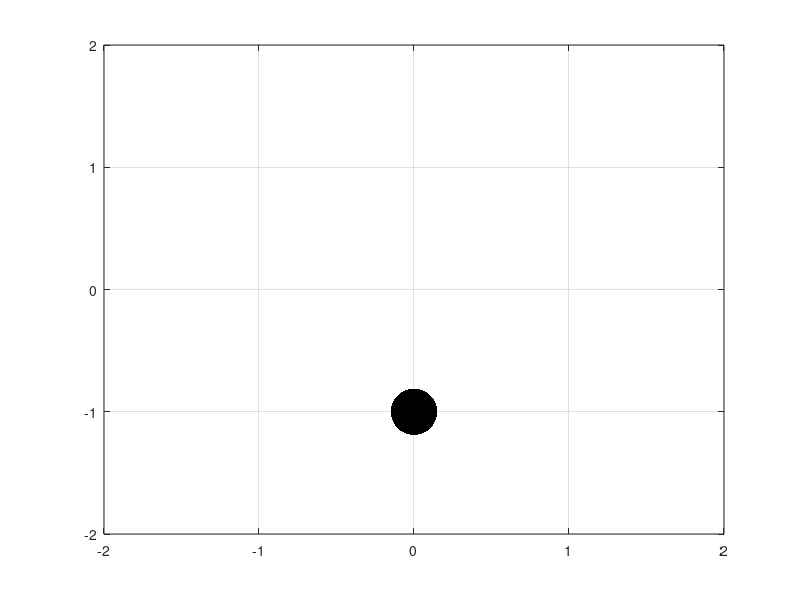

Source code (MATLAB):
x = 0;
y = 0;
plot(x,y,'b.','MarkerSize', 100)
grid on
axis([-2 2 -2 2])
pause(.5)


for v = 1:20
    
    
    num = randi([0 3])
    

    if num == 0
        
         num = num * 0;
         x = 0;
         y = 1;
         plot(x,y,'k.','MarkerSize', 100)
         grid on
         axis([-2 2 -2 2])
         pause(.5)
                       
    elseif num == 1
       
        
        num = num * 1;
         x = 1;
         y = 0;
         plot(x,y,'k.','MarkerSize', 100)
         grid on
         axis([-2 2 -2 2])
         pause(.5)
    
    elseif num == 2
       
        
        num = num * 2;
         x = 0;
         y = -1;
         plot(x,y,'k.','MarkerSize', 100)
         grid on
         axis([-2 2 -2 2])
         pause(.5)    
         
     
    elseif num == 3
       
        
         num = num * 3;
         x = -1;
         y = 0;
         plot(x,y,'k.','MarkerSize', 100)
         grid on
         axis([-2 2 -2 2])
         pause(.5)     
    
    end
end




     